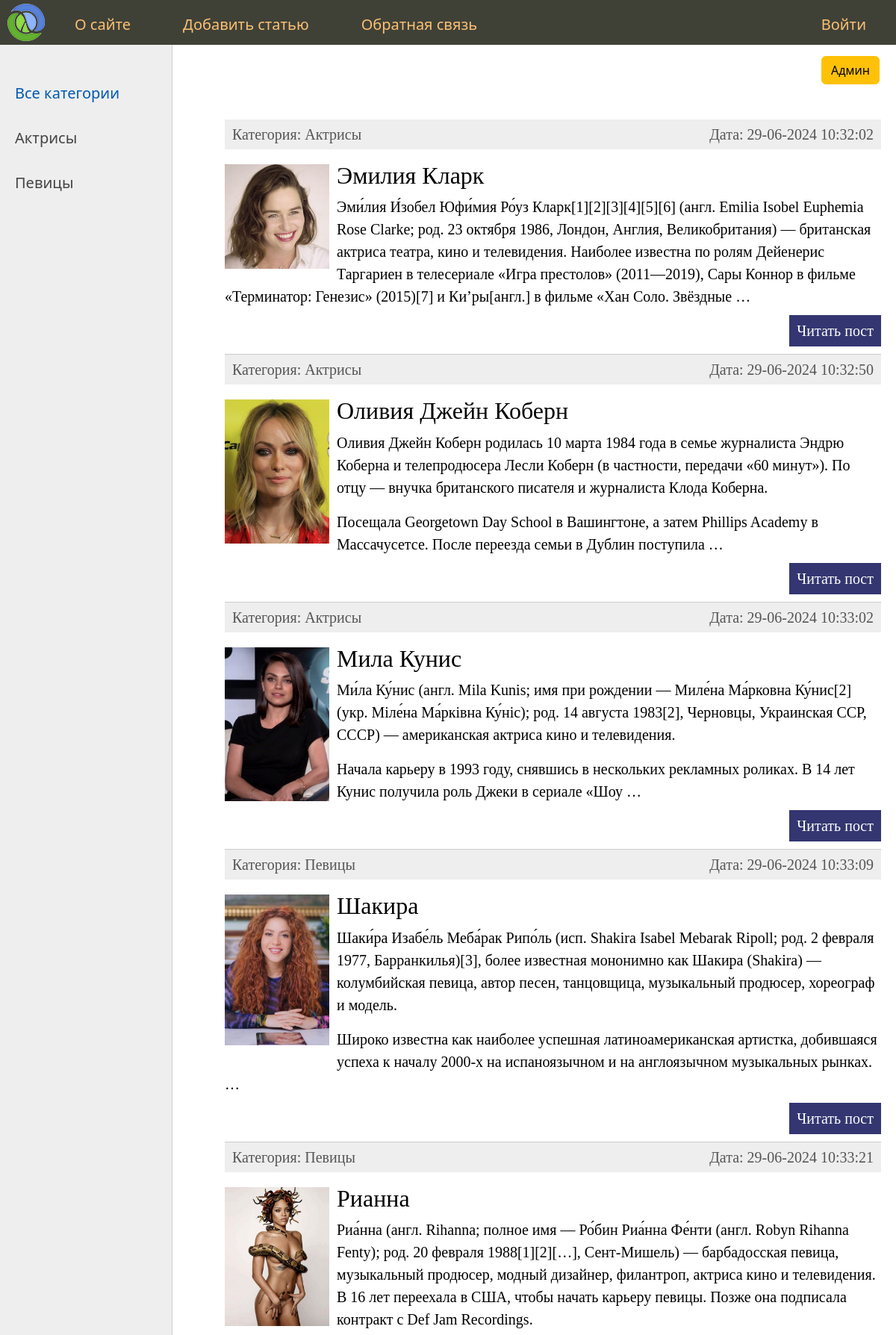
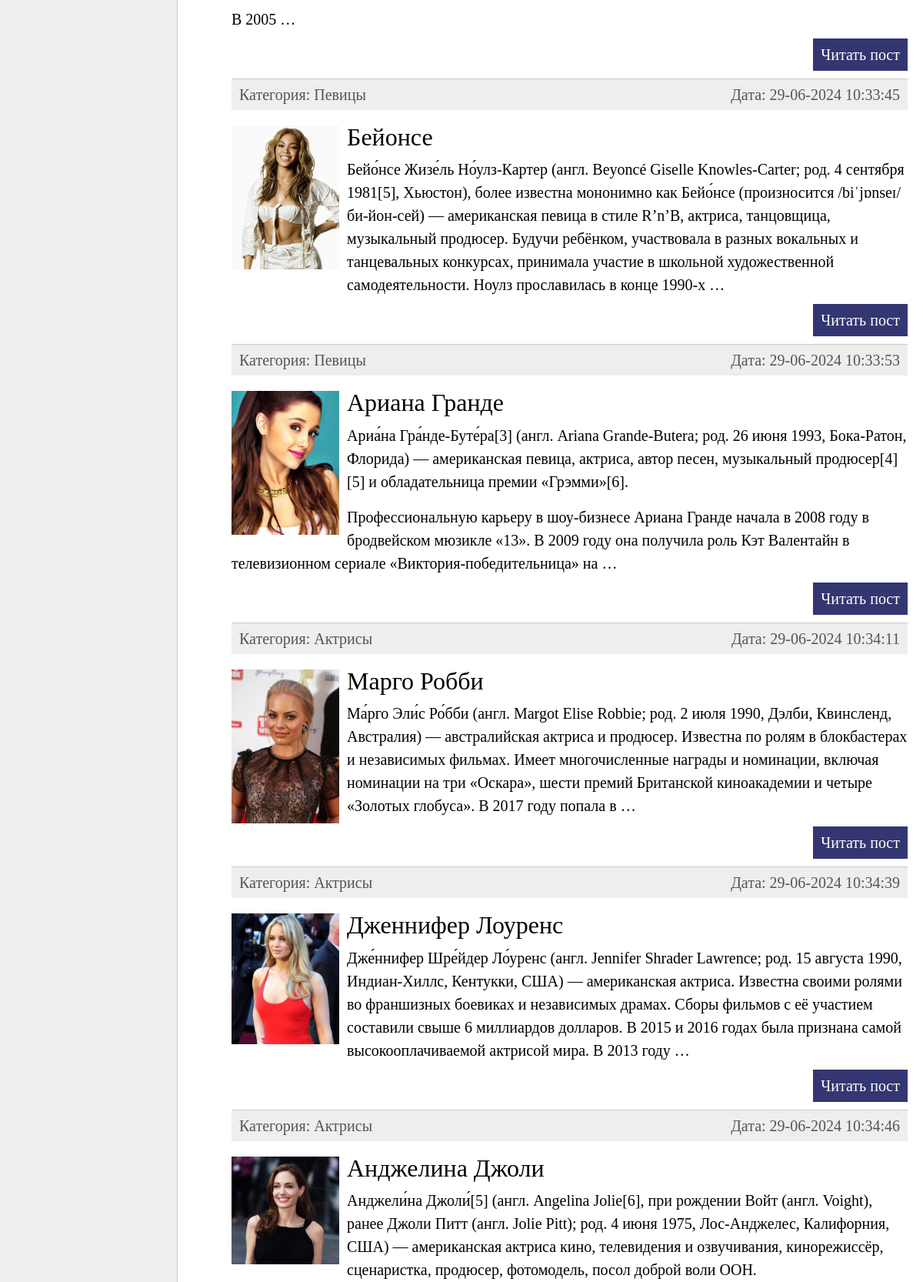
The page / (upper part) on the database its author committed (2 pictures, top to bottom).
### women/models.py (models this page shows, shortened)
class Category(models.Model):
    name = models.CharField(
        max_length=100, db_index=True, verbose_name="Категория")
    slug = models.SlugField(max_length=100, unique=True,
                            db_index=True, verbose_name="URL")
    def __str__(self):
        return self.name
    def get_absolute_url(self):
        return reverse('category', kwargs={'cat_slug': self.slug})
    class Meta:
        verbose_name = "Категория"
        verbose_name_plural = "Категории"
        ordering = ['name']

class Women(models.Model):
    title = models.CharField(max_length=255, verbose_name="Заголовок")
    slug = models.SlugField(max_length=255, unique=True,
                            db_index=True, verbose_name="URL")
    content = models.TextField(blank=True, verbose_name="Текст статьи")
    photo = models.ImageField(upload_to='photos/', verbose_name="Фото")
    time_create = models.DateTimeField(
        auto_now_add=True, verbose_name="Время создания")
    time_update = models.DateTimeField(
        auto_now=True, verbose_name="Время изменения")
    is_published = models.BooleanField(default=True, verbose_name="Публикация")
    cat = models.ForeignKey(
        'Category', on_delete=models.PROTECT, null=True, verbose_name="Категория")
    def get_absolute_url(self):
        return reverse('post', kwargs={'post_slug': self.slug})
    class Meta:
        verbose_name = "Известные женщины"
        verbose_name_plural = "Известные женщины"
        ordering = ['-time_create', 'title']

### women/views.py (the view)
# urls.py: path('', WomenHome.as_view(), name='index'),
class WomenHome(ListView):
    model = Women
    template_name = 'women/index.html'
    context_object_name = 'posts'
    extra_context = {"selected_cat": 0, 'title': 'Главная страница'}
    def get_context_data(self, **kwargs: Any) -> dict[str, Any]:
        context = super().get_context_data(**kwargs)
        context['menu'] = menu
        context['cats'] = Category.objects.all()
        return context
    def get_queryset(self) -> QuerySet[Any]:
        return Women.objects.filter(is_published=True)

### women/templates/women/index.html (shortened to what this page needs)
{% extends 'women/base.html' %}
{% block content %}
<ul class="list-articles">
	{% for p in posts %}
	<li>
		<div class="article-panel">
			<p class="first">Категория: {{p.cat}}</p>
			<p class="last">Дата: {{p.time_update|date:"d-m-Y H:i:s"}}</p>
		</div>
		{% if p.photo %}
		<p><img class="img-article-left thumb" src="{{p.photo.url}}" /></p>
		{% endif %}
		<h2>{{p.title}}</h2>
		{% autoescape on %}
		{{p.content|linebreaks|truncatewords:50}}
		{% endautoescape %}
		<p class="link-read-post">
			<a href="{{ p.get_absolute_url }}">Читать пост</a>
		</p>
	</li>
	{% endfor %}
</ul>
{% endblock %}

### women/templates/women/base.html (shortened to what this page needs)
{% load static %}
<!DOCTYPE html>
<html>
	<head>
		<link
			type="text/css"
			href="{% static 'women/css/styles.css' %}"
			rel="stylesheet"
		/>
		<link
			rel="stylesheet"
			href="https://cdn.jsdelivr.net/npm/bootstrap@5.3.2/dist/css/bootstrap.min.css"
		/>
	</head>
	<body>
		<table class="table-page" border="0" cellpadding="0" cellspacing="0">
			<tr>
				<td valign="top">
					{% block mainmenu %}
					<div class="header">
						<ul id="mainmenu" class="mainmenu">
							<li class="logo">
								<a href="{% url 'index' %}"><div class="logo"></div></a>
							</li>
							{% for m in menu %}
							{% if not forloop.last %}
							<li><a href="{% url m.url_name %}">{{m.title}}</a></li>
							{% else %}
							<li class="last">
								<a href="{% url m.url_name %}">{{m.title}}</a>
							</li>
							{% endif %}
							{% endfor %}
						</ul>
						<a class="btn_warning" href="http://127.0.0.1:8000/admin/"
							><button class="btn btn-warning">Админ</button></a
						>
					</div>
					{% endblock mainmenu %}
					<table
						class="table-content"
						border="0"
						cellpadding="0"
						cellspacing="0"
					>
						<tr>
							<td valign="top" class="left-chapters">
								<ul id="leftchapters">
									{% if selected_cat == 0 %}
									<li class="selected">Все категории</li>
									{% else %}
									<li>
										<a href="{% url 'index' %}">Все категории</a>
									</li>
									{% endif %}
									{% for cat in cats %}
									{% if selected_cat == cat.pk %}
									<li class="selected">{{cat.name}}</li>
									{% else %}
									<li>
										<a href="{{cat.get_absolute_url}}">{{cat.name}}</a>
									</li>
									{% endif %}
									{% endfor %}
								</ul>
							</td>
							<td valign="top" class="content">
								<div class="content-text">
									{% block content %} {% endblock %}
								</div>
							</td>
						</tr>
					</table>
				</td>
			</tr>
		</table>
	</body>
</html>

### women/static/women/css/styles.css (style rules this page uses)
html, body { font-family: 'Arial'; margin: 0; padding: 0; height: 100%; width: 100%; color: #444; }
a { color: #0059b2; text-decoration: none; }
img { max-width: 600px; height: auto; }
img.img-article-left { max-width: 300px; height: auto; float: left; padding: 0 10px 10px 0; margin-top: 15px; }
img.img-article-left.thumb { max-width: 150px; height: auto; margin-top: 20px; }
p.link-read-post { text-align: right; }
p.link-read-post a { padding: 10px; min-width: 100px; background: #333671; color: #fff; text-decoration: none; }
div.article-panel { background: #eee; padding: 5px 10px 5px 10px; box-sizing: border-box; overflow: hidden; color: #555; }
div.article-panel p.first { margin: 0; float: left; }
div.article-panel p.last { margin: 0; float: right; }
ul.list-articles { list-style: none; margin: 0; padding: 0; }
ul.list-articles li { border-bottom: 1px solid #ccc; }
.table-page { width: 100%; height: 100%; vertical-align: top; }
.table-page tr { height: 100%; }
.header { background: #3f4137; height: 60px; }
a.btn_warning { position: absolute; margin-top: 15px; margin-left: calc(100% - 100px); }
.logo { background: url('../images/logo.png') no-repeat 10px 5px; width: 70px; height: 60px; }
ul.mainmenu { list-style: none; margin: 0; padding: 0; height: 60px; color: #fdc073; font-size: 20px; overflow: hidden; }
ul.mainmenu li { float: left; margin: 18px 40px 0 30px; }
ul.mainmenu li.logo { margin: 0; }
ul.mainmenu li.last { float: right; }
ul.mainmenu li a { color: #fdc073; text-decoration: none; }
.table-content { width: 100%; min-height: 100%; height: 100%; }
.left-chapters { margin: 0; background: #eee; border-right: 1px solid #ccc; min-height: 100%; }
.left-chapters ul { width: 230px; min-height: 100%; margin: 0; padding: 20px 10px 10px 20px; list-style: none; font-size: 20px; }
.left-chapters ul li { margin: 30px 0 0 0; color: #999; }
.left-chapters ul li.selected { color: #0059b2; }
.left-chapters ul li a { color: #444; text-decoration: none; }
.content { padding: 40px 20px 20px 40px; width: 100%; box-sizing: border-box; }
.content-text { margin: 60px 0 0 30px; color: #000; font-size: 20px; font-family: Yandex Sans Display Light; }

### rows shown on the page
Category: name "Актрисы"
Category: name "Певицы"
Women: cat "Актрисы", time_update "29-06-2024 10:32:02", photo (picture), title "Эмилия Кларк", content "Эми́лия И́зобел Юфи́мия Ро́уз Кларк[1][2][3][4][5][6] (англ. Emilia Isobel Euphemia Rose Clarke; род. 23 октября 1986, Лондон, Англия, Великобритания) — британская актриса театра, кино и телевидения. Наиболее известна по ролям Дейенерис Таргариен в телесериале «Игра престолов» (2011—2019), Сары Коннор в фильме «Терминатор: Генезис» (2015)[7] и Ки’ры[англ.] в фильме «Хан Соло. Звёздные …"
Women: cat "Актрисы", time_update "29-06-2024 10:32:50", photo (picture), title "Оливия Джейн Коберн", content "Оливия Джейн Коберн родилась 10 марта 1984 года в семье журналиста Эндрю Коберна и телепродюсера Лесли Коберн (в частности, передачи «60 минут»). По отцу — внучка британского писателя и журналиста Клода Коберна. Посещала Georgetown Day School в Вашингтоне, а затем Phillips Academy в Массачусетсе. После переезда семьи в Дублин поступила …"
Women: cat "Актрисы", time_update "29-06-2024 10:33:02", photo (picture), title "Мила Кунис", content "Ми́ла Ку́нис (англ. Mila Kunis; имя при рождении — Миле́на Ма́рковна Ку́нис[2] (укр. Міле́на Ма́рківна Ку́ніс); род. 14 августа 1983[2], Черновцы, Украинская ССР, СССР) — американская актриса кино и телевидения. Начала карьеру в 1993 году, снявшись в нескольких рекламных роликах. В 14 лет Кунис получила роль Джеки в сериале «Шоу …"
Women: cat "Певицы", time_update "29-06-2024 10:33:09", photo (picture), title "Шакира", content "Шаки́ра Изабе́ль Меба́рак Рипо́ль (исп. Shakira Isabel Mebarak Ripoll; род. 2 февраля 1977, Барранкилья)[3], более известная мононимно как Шакира (Shakira) — колумбийская певица, автор песен, танцовщица, музыкальный продюсер, хореограф и модель. Широко известна как наиболее успешная латиноамериканская артистка, добившаяся успеха к началу 2000-х на испаноязычном и на англоязычном музыкальных рынках. …"
Women: cat "Певицы", time_update "29-06-2024 10:33:21", photo (picture), title "Рианна", content "Риа́нна (англ. Rihanna; полное имя — Ро́бин Риа́нна Фе́нти (англ. Robyn Rihanna Fenty); род. 20 февраля 1988[1][2][…], Сент-Мишель) — барбадосская певица, музыкальный продюсер, модный дизайнер, филантроп, актриса кино и телевидения. В 16 лет переехала в США, чтобы начать карьеру певицы. Позже она подписала контракт с Def Jam Recordings. В 2005 …"
Women: cat "Певицы", time_update "29-06-2024 10:33:45", photo (picture), title "Бейонсе", content "Бейо́нсе Жизе́ль Но́улз-Картер (англ. Beyoncé Giselle Knowles-Carter; род. 4 сентября 1981[5], Хьюстон), более известна мононимно как Бейо́нсе (произносится /biˈjɒnseɪ/ би-йон-сей) — американская певица в стиле R’n’B, актриса, танцовщица, музыкальный продюсер. Будучи ребёнком, участвовала в разных вокальных и танцевальных конкурсах, принимала участие в школьной художественной самодеятельности. Ноулз прославилась в конце 1990-х …"
Women: cat "Певицы", time_update "29-06-2024 10:33:53", photo (picture), title "Ариана Гранде", content "Ариа́на Гра́нде-Буте́ра[3] (англ. Ariana Grande-Butera; род. 26 июня 1993, Бока-Ратон, Флорида) — американская певица, актриса, автор песен, музыкальный продюсер[4][5] и обладательница премии «Грэмми»[6]. Профессиональную карьеру в шоу-бизнесе Ариана Гранде начала в 2008 году в бродвейском мюзикле «13». В 2009 году она получила роль Кэт Валентайн в телевизионном сериале «Виктория-победительница» на …"
Women: cat "Актрисы", time_update "29-06-2024 10:34:11", photo (picture), title "Марго Робби", content "Ма́рго Эли́с Ро́бби (англ. Margot Elise Robbie; род. 2 июля 1990, Дэлби, Квинсленд, Австралия) — австралийская актриса и продюсер. Известна по ролям в блокбастерах и независимых фильмах. Имеет многочисленные награды и номинации, включая номинации на три «Оскара», шести премий Британской киноакадемии и четыре «Золотых глобуса». В 2017 году попала в …"
Women: cat "Актрисы", time_update "29-06-2024 10:34:39", photo (picture), title "Дженнифер Лоуренс", content "Дже́ннифер Шре́йдер Ло́уренс (англ. Jennifer Shrader Lawrence; род. 15 августа 1990, Индиан-Хиллс, Кентукки, США) — американская актриса. Известна своими ролями во франшизных боевиках и независимых драмах. Сборы фильмов с её участием составили свыше 6 миллиардов долларов. В 2015 и 2016 годах была признана самой высокооплачиваемой актрисой мира. В 2013 году …"
Women: cat "Актрисы", time_update "29-06-2024 10:34:46", photo (picture), title "Анджелина Джоли", content "Анджели́на Джоли́[5] (англ. Angelina Jolie[6], при рождении Войт (англ. Voight), ранее Джоли Питт (англ. Jolie Pitt); род. 4 июня 1975, Лос-Анджелес, Калифорния, США) — американская актриса кино, телевидения и озвучивания, кинорежиссёр, сценаристка, продюсер, фотомодель, посол доброй воли ООН."

### other values the page prints
{{ m.title }} "О сайте" "Добавить статью" "Обратная связь"
{{ m.title }} "Войти"
